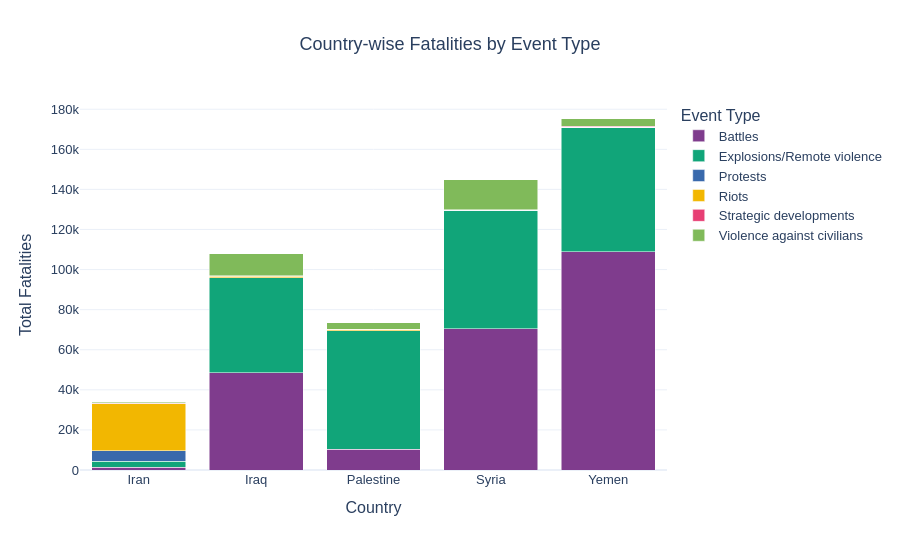

Notebook code for this chart:
### Markdown cell above
## 4. Country-wise Distribution of Fatalities by Event Type

This analysis compares the contribution of different event categories to fatalities across the five selected countries.

A stacked bar chart is used to represent total fatalities for each country, with individual event categories displayed as different segments.

**Objective:**
- Compare fatality patterns across the selected countries.
- Identify the dominant event categories within each country.
- Examine similarities and differences in conflict-related human impact.

### Code cell
country_event = (
    top5_df.groupby(
        ["COUNTRY", "EVENT_TYPE"],
        as_index=False
    )["FATALITIES"].sum()
)

fig = px.bar(
    country_event,
    x="COUNTRY",
    y="FATALITIES",
    color="EVENT_TYPE",
    barmode="stack",
    title="Country-wise Fatalities by Event Type",
    template="plotly_white",
    color_discrete_sequence=px.colors.qualitative.Bold
)

fig.update_layout(
    title_x=0.5,
    height=550,
    xaxis_title="Country",
    yaxis_title="Total Fatalities",
    legend_title="Event Type",
    hovermode="x unified",
    font=dict(family="Arial", size=13)
)

fig.show()

### Figure 1 — Plotly figure (JSON) as saved in the notebook; plotly's stock layout.template omitted (floating-point values rounded to 4 significant figures)
{"data": [{"hovertemplate": "EVENT_TYPE=Battles<br>COUNTRY=%{x}<br>FATALITIES=%{y}<extra></extra>", "legendgroup": "Battles", "marker": {"color": "rgb(127, 60, 141)", "pattern": {"shape": ""}}, "name": "Battles", "orientation": "v", "showlegend": true, "textposition": "auto", "type": "bar", "x": ["Iran", "Iraq", "Palestine", "Syria", "Yemen"], "xaxis": "x", "y": [1363, 48619, 10355, 70422, 108826], "yaxis": "y"}, {"hovertemplate": "EVENT_TYPE=Explosions/Remote violence<br>COUNTRY=%{x}<br>FATALITIES=%{y}<extra></extra>", "legendgroup": "Explosions/Remote violence", "marker": {"color": "rgb(17, 165, 121)", "pattern": {"shape": ""}}, "name": "Explosions/Remote violence", "orientation": "v", "showlegend": true, "textposition": "auto", "type": "bar", "x": ["Iran", "Iraq", "Palestine", "Syria", "Yemen"], "xaxis": "x", "y": [3115, 47248, 59000, 58965, 62107], "yaxis": "y"}, {"hovertemplate": "EVENT_TYPE=Protests<br>COUNTRY=%{x}<br>FATALITIES=%{y}<extra></extra>", "legendgroup": "Protests", "marker": {"color": "rgb(57, 105, 172)", "pattern": {"shape": ""}}, "name": "Protests", "orientation": "v", "showlegend": true, "textposition": "auto", "type": "bar", "x": ["Iran", "Iraq", "Palestine", "Syria", "Yemen"], "xaxis": "x", "y": [5031, 169, 36, 104, 61], "yaxis": "y"}, {"hovertemplate": "EVENT_TYPE=Riots<br>COUNTRY=%{x}<br>FATALITIES=%{y}<extra></extra>", "legendgroup": "Riots", "marker": {"color": "rgb(242, 183, 1)", "pattern": {"shape": ""}}, "name": "Riots", "orientation": "v", "showlegend": true, "textposition": "auto", "type": "bar", "x": ["Iran", "Iraq", "Palestine", "Syria", "Yemen"], "xaxis": "x", "y": [23609, 541, 734, 60, 100], "yaxis": "y"}, {"hovertemplate": "EVENT_TYPE=Strategic developments<br>COUNTRY=%{x}<br>FATALITIES=%{y}<extra></extra>", "legendgroup": "Strategic developments", "marker": {"color": "rgb(231, 63, 116)", "pattern": {"shape": ""}}, "name": "Strategic developments", "orientation": "v", "showlegend": true, "textposition": "auto", "type": "bar", "x": ["Iran", "Iraq", "Palestine", "Syria", "Yemen"], "xaxis": "x", "y": [157, 442, 55, 372, 476], "yaxis": "y"}, {"hovertemplate": "EVENT_TYPE=Violence against civilians<br>COUNTRY=%{x}<br>FATALITIES=%{y}<extra></extra>", "legendgroup": "Violence against civilians", "marker": {"color": "rgb(128, 186, 90)", "pattern": {"shape": ""}}, "name": "Violence against civilians", "orientation": "v", "showlegend": true, "textposition": "auto", "type": "bar", "x": ["Iran", "Iraq", "Palestine", "Syria", "Yemen"], "xaxis": "x", "y": [622, 10924, 3334, 14970, 3807], "yaxis": "y"}], "layout": {"barmode": "stack", "font": {"family": "Arial", "size": 13}, "height": 550, "hovermode": "x unified", "legend": {"title": {"text": "Event Type"}, "tracegroupgap": 0}, "title": {"text": "Country-wise Fatalities by Event Type", "x": 0.5}, "xaxis": {"anchor": "y", "domain": [0, 1], "title": {"text": "Country"}}, "yaxis": {"anchor": "x", "domain": [0, 1], "title": {"text": "Total Fatalities"}}}}
